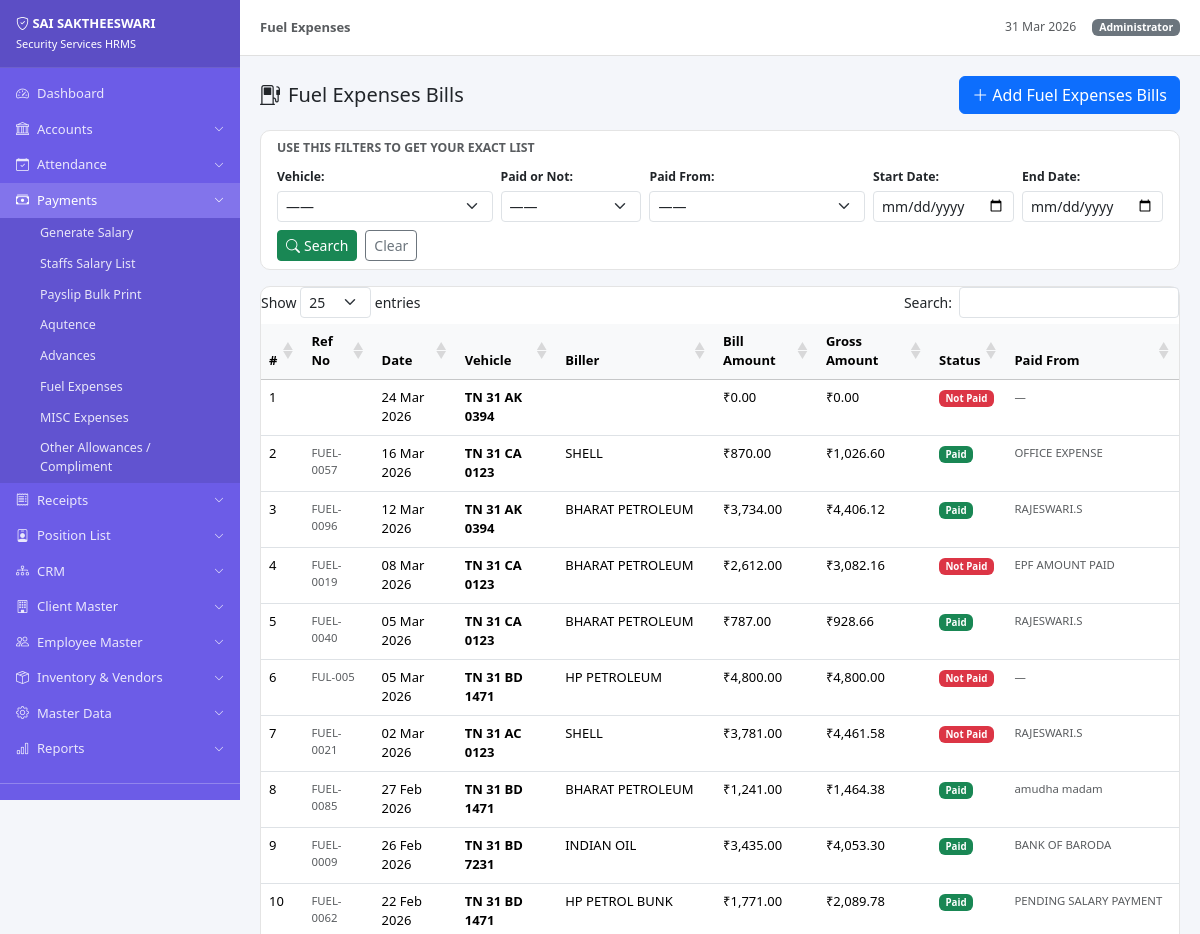
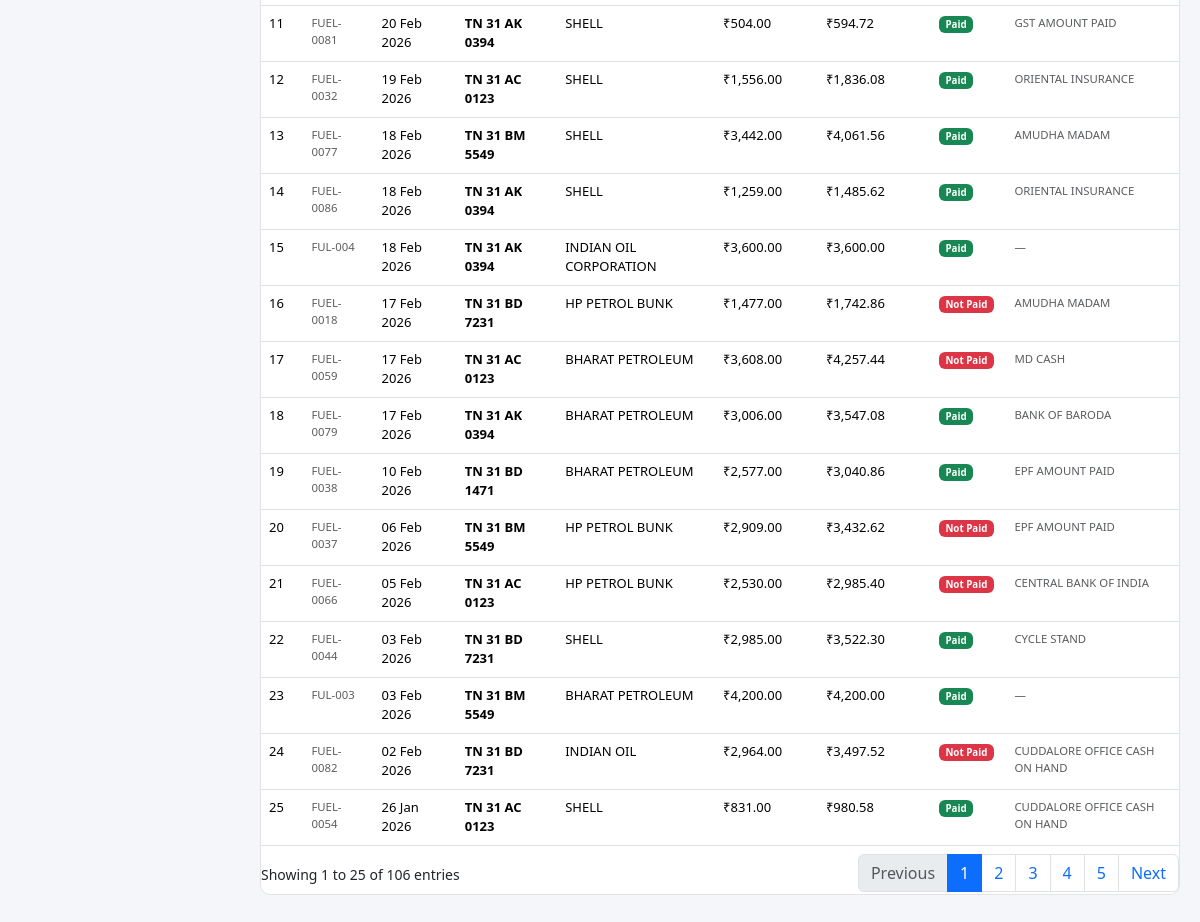
The page /index.php?url=payments/fuel (signed in) on the database its author committed (2 pictures, top to bottom).
### tables this page shows
CREATE TABLE `fuel_expenses` (
  `id` int(11) NOT NULL,
  `ref_no` varchar(20) DEFAULT NULL,
  `vehicle_no` varchar(15) DEFAULT NULL,
  `current_km` int(11) DEFAULT 0,
  `biller` varchar(100) DEFAULT NULL,
  `bill_date` date DEFAULT NULL,
  `bill_amount` decimal(10,2) DEFAULT 0.00,
  `igst` decimal(8,2) DEFAULT 0.00,
  `sgst` decimal(8,2) DEFAULT 0.00,
  `cgst` decimal(8,2) DEFAULT 0.00,
  `bill_photo` varchar(255) DEFAULT NULL,
  `paid_status` enum('Paid','Not Paid') DEFAULT 'Not Paid',
  `paid_from_ledger` int(11) DEFAULT NULL,
  `transaction_no` varchar(50) DEFAULT NULL,
  `remarks` text DEFAULT NULL,
  `created_at` timestamp NOT NULL DEFAULT current_timestamp()
);

CREATE TABLE `ledger_accounts` (
  `id` int(11) NOT NULL,
  `account_name` varchar(100) DEFAULT NULL,
  `account_type` enum('Bank','Petty Cash','Income','Expense') DEFAULT NULL,
  `current_balance` decimal(12,2) DEFAULT 0.00
);

### controllers/BaseController.php (called while the page is built, shortened)
<?php
class BaseController {
    protected PDO $pdo;
    public function __construct(PDO $pdo) {
        $this->pdo = $pdo;
    }
    protected function view(string $viewPath, array $data = []): void {
        extract($data);
        require BASE_PATH . '/views/layout/header.php';
        require BASE_PATH . '/views/' . $viewPath . '.php';
        require BASE_PATH . '/views/layout/footer.php';
    }
    protected function fetchAll(string $sql, array $params = []): array {
        $stmt = $this->pdo->prepare($sql);
        $stmt->execute($params);
        return $stmt->fetchAll();
    }
}

### controllers/PaymentsController.php (called while the page is built, shortened)
<?php
require_once BASE_PATH . '/controllers/BaseController.php';
class PaymentsController extends BaseController {
    public function fuel(?string $param = null): void {
        $fStart    = Helper::get('start_date');
        $fEnd      = Helper::get('end_date');
        $where = 'WHERE 1=1'; $params = [];
        $bills = $this->fetchAll("
            SELECT f.*, l.account_name
            FROM fuel_expenses f
            LEFT JOIN ledger_accounts l ON l.id = f.paid_from_ledger
            $where
            ORDER BY f.bill_date DESC
            LIMIT 200
        ", $params);
        $this->view('payments/fuel', compact('vehicles','ledgers','bills','fVehicle','fPaid','fLedger','fStart','fEnd')
            + ['pageTitle' => 'Fuel Expenses', 'active' => 'payments']);
    }
}

### index.php (called while the page is built, shortened)
<?php
require_once BASE_PATH . '/config/db.php';
require_once BASE_PATH . '/helpers/Helper.php';
$rawUrl = isset($_GET['url']) ? trim($_GET['url'], '/') : '';
$rawUrl = preg_replace('/\.php.*$/', '', $rawUrl);
$rawUrl = preg_replace('/[^a-zA-Z0-9_\/]/', '', $rawUrl);
$parts  = explode('/', $rawUrl);
$method = (isset($parts[1]) && $parts[1] !== '') ? $parts[1] : 'index';
$param  = $parts[2] ?? null;
$controller = new $controllerName($pdo);
$controller->$method($param);

### helpers/Helper.php (called while the page is built, shortened)
<?php
class Helper {
    public static function money(float $amount): string {
        return '₹' . number_format($amount, 2);
    }
    public static function get(string $key, $default = ''): string {
        return isset($_GET[$key]) ? trim($_GET[$key]) : $default;
    }
}

### views/payments/fuel.php (the view, shortened to what this page needs)
<div class="d-flex justify-content-between align-items-center mb-3">
  <h5 class="mb-0"><i class="bi bi-fuel-pump me-2"></i>Fuel Expenses Bills</h5>
  <button class="btn btn-primary" data-bs-toggle="modal" data-bs-target="#addFuelModal">
    <i class="bi bi-plus-lg me-1"></i>Add Fuel Expenses Bills
  </button>
</div>
<div class="card mb-3">
  <div class="card-body py-2">
    <p class="small fw-semibold text-muted mb-2">USE THIS FILTERS TO GET YOUR EXACT LIST</p>
    <form class="row g-2 align-items-end" method="GET" action="<?= BASE_URL ?>/index.php">
      <div class="col-md-3">
        <label class="form-label small fw-semibold mb-1">Vehicle:</label>
        <select name="vehicle_no" class="form-select form-select-sm">
          <option value="">——</option>
        </select>
      </div>
      <div class="col-md-2">
        <label class="form-label small fw-semibold mb-1">Paid or Not:</label>
        <select name="paid_status" class="form-select form-select-sm">
          <option value="">——</option>
        </select>
      </div>
      <div class="col-md-3">
        <label class="form-label small fw-semibold mb-1">Paid From:</label>
        <select name="paid_from_ledger" class="form-select form-select-sm">
          <option value="">——</option>
        </select>
      </div>
      <div class="col-md-2">
        <label class="form-label small fw-semibold mb-1">Start Date:</label>
        <input type="date" name="start_date" class="form-control form-control-sm" value="<?= $fStart??'' ?>">
      </div>
      <div class="col-md-2">
        <label class="form-label small fw-semibold mb-1">End Date:</label>
        <input type="date" name="end_date" class="form-control form-control-sm" value="<?= $fEnd??'' ?>">
      </div>
      <div class="col-auto d-flex gap-2">
        <button type="submit" class="btn btn-success btn-sm"><i class="bi bi-search me-1"></i>Search</button>
        <a href="<?= u('payments/fuel') ?>" class="btn btn-outline-secondary btn-sm">Clear</a>
      </div>
    </form>
  </div>
</div>
<div class="card">
  <div class="card-body p-0">
    <table class="table table-hover datatable mb-0" style="font-size:13px">
      <thead class="table-light">
        <tr><th>#</th><th>Ref No</th><th>Date</th><th>Vehicle</th><th>Biller</th><th>Bill Amount</th><th>Gross Amount</th><th>Status</th><th>Paid From</th></tr>
      </thead>
      <tbody>
      <?php $sno=0; foreach ($bills as $b): $sno++; ?>
      <tr>
        <td><?= $sno ?></td>
        <td class="small text-muted"><?= htmlspecialchars($b['ref_no']??'—') ?></td>
        <td><?= date('d M Y', strtotime($b['bill_date'])) ?></td>
        <td class="fw-semibold"><?= htmlspecialchars($b['vehicle_no']) ?></td>
        <td><?= htmlspecialchars($b['biller']) ?></td>
        <td><?= Helper::money($b['bill_amount']) ?></td>
        <td><?= Helper::money(($b['bill_amount']??0)+($b['igst']??0)+($b['sgst']??0)+($b['cgst']??0)) ?></td>
        <td><span class="badge <?= $b['paid_status']==='Paid'?'bg-success':'bg-danger' ?>"><?= $b['paid_status'] ?></span></td>
        <td class="small text-muted"><?= htmlspecialchars($b['account_name']??'—') ?></td>
      </tr>
      <?php endforeach; ?>
      </tbody>
    </table>
  </div>
</div>

### views/layout/header.php (style rules this page uses)
:root { --sidebar-w:240px;--header-h:56px }
body { background:#f4f6fa;font-size:14px;overflow-x:hidden }
.card { border:1px solid #e4e4e4;border-radius:10px;box-shadow:none }
.table { font-size:13px }

### rows shown on the page
fuel_expenses: bill_date "24 Mar 2026", vehicle_no "TN 31 AK 0394", bill_amount "₹0.00", bill_amount+igst+sgst "₹0.00", paid_status "Not Paid", account_name "—"
fuel_expenses: ref_no "FUEL-0057", bill_date "16 Mar 2026", vehicle_no "TN 31 CA 0123", biller "SHELL", bill_amount "₹870.00", bill_amount+igst+sgst "₹1,026.60", paid_status "Paid", ledger_accounts.account_name "OFFICE EXPENSE"
fuel_expenses: ref_no "FUEL-0096", bill_date "12 Mar 2026", vehicle_no "TN 31 AK 0394", biller "BHARAT PETROLEUM", bill_amount "₹3,734.00", bill_amount+igst+sgst "₹4,406.12", paid_status "Paid", ledger_accounts.account_name "RAJESWARI.S"
fuel_expenses: ref_no "FUEL-0019", bill_date "08 Mar 2026", vehicle_no "TN 31 CA 0123", biller "BHARAT PETROLEUM", bill_amount "₹2,612.00", bill_amount+igst+sgst "₹3,082.16", paid_status "Not Paid", ledger_accounts.account_name "EPF AMOUNT PAID"
fuel_expenses: ref_no "FUEL-0040", bill_date "05 Mar 2026", vehicle_no "TN 31 CA 0123", biller "BHARAT PETROLEUM", bill_amount "₹787.00", bill_amount+igst+sgst "₹928.66", paid_status "Paid", ledger_accounts.account_name "RAJESWARI.S"
fuel_expenses: ref_no "FUL-005", bill_date "05 Mar 2026", vehicle_no "TN 31 BD 1471", biller "HP PETROLEUM", bill_amount "₹4,800.00", bill_amount+igst+sgst "₹4,800.00", paid_status "Not Paid", account_name "—"
fuel_expenses: ref_no "FUEL-0021", bill_date "02 Mar 2026", vehicle_no "TN 31 AC 0123", biller "SHELL", bill_amount "₹3,781.00", bill_amount+igst+sgst "₹4,461.58", paid_status "Not Paid", ledger_accounts.account_name "RAJESWARI.S"
fuel_expenses: ref_no "FUEL-0085", bill_date "27 Feb 2026", vehicle_no "TN 31 BD 1471", biller "BHARAT PETROLEUM", bill_amount "₹1,241.00", bill_amount+igst+sgst "₹1,464.38", paid_status "Paid", ledger_accounts.account_name "amudha madam"
fuel_expenses: ref_no "FUEL-0009", bill_date "26 Feb 2026", vehicle_no "TN 31 BD 7231", biller "INDIAN OIL", bill_amount "₹3,435.00", bill_amount+igst+sgst "₹4,053.30", paid_status "Paid", ledger_accounts.account_name "BANK OF BARODA"
fuel_expenses: ref_no "FUEL-0062", bill_date "22 Feb 2026", vehicle_no "TN 31 BD 1471", biller "HP PETROL BUNK", bill_amount "₹1,771.00", bill_amount+igst+sgst "₹2,089.78", paid_status "Paid", ledger_accounts.account_name "PENDING SALARY PAYMENT"
fuel_expenses: ref_no "FUEL-0081", bill_date "20 Feb 2026", vehicle_no "TN 31 AK 0394", biller "SHELL", bill_amount "₹504.00", bill_amount+igst+sgst "₹594.72", paid_status "Paid", ledger_accounts.account_name "GST AMOUNT PAID"
fuel_expenses: ref_no "FUEL-0032", bill_date "19 Feb 2026", vehicle_no "TN 31 AC 0123", biller "SHELL", bill_amount "₹1,556.00", bill_amount+igst+sgst "₹1,836.08", paid_status "Paid", ledger_accounts.account_name "ORIENTAL INSURANCE"
fuel_expenses: ref_no "FUEL-0077", bill_date "18 Feb 2026", vehicle_no "TN 31 BM 5549", biller "SHELL", bill_amount "₹3,442.00", bill_amount+igst+sgst "₹4,061.56", paid_status "Paid", ledger_accounts.account_name "AMUDHA MADAM"
fuel_expenses: ref_no "FUEL-0086", bill_date "18 Feb 2026", vehicle_no "TN 31 AK 0394", biller "SHELL", bill_amount "₹1,259.00", bill_amount+igst+sgst "₹1,485.62", paid_status "Paid", ledger_accounts.account_name "ORIENTAL INSURANCE"
fuel_expenses: ref_no "FUL-004", bill_date "18 Feb 2026", vehicle_no "TN 31 AK 0394", biller "INDIAN OIL CORPORATION", bill_amount "₹3,600.00", bill_amount+igst+sgst "₹3,600.00", paid_status "Paid", account_name "—"
fuel_expenses: ref_no "FUEL-0018", bill_date "17 Feb 2026", vehicle_no "TN 31 BD 7231", biller "HP PETROL BUNK", bill_amount "₹1,477.00", bill_amount+igst+sgst "₹1,742.86", paid_status "Not Paid", ledger_accounts.account_name "AMUDHA MADAM"
fuel_expenses: ref_no "FUEL-0059", bill_date "17 Feb 2026", vehicle_no "TN 31 AC 0123", biller "BHARAT PETROLEUM", bill_amount "₹3,608.00", bill_amount+igst+sgst "₹4,257.44", paid_status "Not Paid", ledger_accounts.account_name "MD CASH"
fuel_expenses: ref_no "FUEL-0079", bill_date "17 Feb 2026", vehicle_no "TN 31 AK 0394", biller "BHARAT PETROLEUM", bill_amount "₹3,006.00", bill_amount+igst+sgst "₹3,547.08", paid_status "Paid", ledger_accounts.account_name "BANK OF BARODA"
fuel_expenses: ref_no "FUEL-0038", bill_date "10 Feb 2026", vehicle_no "TN 31 BD 1471", biller "BHARAT PETROLEUM", bill_amount "₹2,577.00", bill_amount+igst+sgst "₹3,040.86", paid_status "Paid", ledger_accounts.account_name "EPF AMOUNT PAID"
fuel_expenses: ref_no "FUEL-0037", bill_date "06 Feb 2026", vehicle_no "TN 31 BM 5549", biller "HP PETROL BUNK", bill_amount "₹2,909.00", bill_amount+igst+sgst "₹3,432.62", paid_status "Not Paid", ledger_accounts.account_name "EPF AMOUNT PAID"
fuel_expenses: ref_no "FUEL-0066", bill_date "05 Feb 2026", vehicle_no "TN 31 AC 0123", biller "HP PETROL BUNK", bill_amount "₹2,530.00", bill_amount+igst+sgst "₹2,985.40", paid_status "Not Paid", ledger_accounts.account_name "CENTRAL BANK OF INDIA"
fuel_expenses: ref_no "FUEL-0044", bill_date "03 Feb 2026", vehicle_no "TN 31 BD 7231", biller "SHELL", bill_amount "₹2,985.00", bill_amount+igst+sgst "₹3,522.30", paid_status "Paid", ledger_accounts.account_name "CYCLE STAND"
fuel_expenses: ref_no "FUL-003", bill_date "03 Feb 2026", vehicle_no "TN 31 BM 5549", biller "BHARAT PETROLEUM", bill_amount "₹4,200.00", bill_amount+igst+sgst "₹4,200.00", paid_status "Paid", account_name "—"
fuel_expenses: ref_no "FUEL-0082", bill_date "02 Feb 2026", vehicle_no "TN 31 BD 7231", biller "INDIAN OIL", bill_amount "₹2,964.00", bill_amount+igst+sgst "₹3,497.52", paid_status "Not Paid", ledger_accounts.account_name "CUDDALORE OFFICE CASH ON HAND"
fuel_expenses: ref_no "FUEL-0054", bill_date "26 Jan 2026", vehicle_no "TN 31 AC 0123", biller "SHELL", bill_amount "₹831.00", bill_amount+igst+sgst "₹980.58", paid_status "Paid", ledger_accounts.account_name "CUDDALORE OFFICE CASH ON HAND"

### other values the page prints
$pageTitle "Fuel Expenses"
Session::userName() "Administrator"
